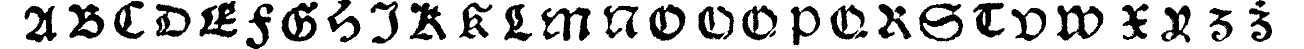
#> input picture lines4glyphs/m01_R_lines_01.png, 2607 x 97 px (shown at 1/2 size)
$ python batch_join_chunks.py lines4glyphs
#> lines starting #> are read from the running program, lines starting #| are printed output that depends on the picture; after the words box and inside, x2 and y2 are one past the last pixel; in counts of white or black regions, pixels touching at a corner belong together
import os
import re
import cv2
import numpy as np
from collections import defaultdict

# Script version
VERSION = "1.1"

def log(msg):
    print(f"[batch_join_chunks v{VERSION}] {msg}")

def extract_prefix_and_number(filename):
    match = re.match(r"^(.*)_(\d{2})\.png$", filename)
    if not match:
        return None, None
    return match.group(1), int(match.group(2))

def find_consecutive_groups(files):
    grouped = defaultdict(list)
    for f in files:
        prefix, number = extract_prefix_and_number(f)
        if prefix is not None:
            grouped[prefix].append((number, f))

    sequences = []
    for prefix, numbered_files in grouped.items():
        numbered_files.sort()
        group = []
        prev = None
        for num, fname in numbered_files:
            if prev is None or num == prev + 1:
                group.append(fname)
            else:
                if len(group) > 1:
                    sequences.append((prefix, group))
                group = [fname]
            prev = num
        if len(group) > 1:
            sequences.append((prefix, group))
    return sequences

def remove_horizontal_padding(img, side='both', pad=2):
    h, w = img.shape[:2]
    if side == 'left':
        return img[:, pad:]
    elif side == 'right':
        return img[:, :w - pad]
    elif side == 'both':
        return img[:, pad:w - pad]
    else:
        raise ValueError("Invalid side argument")

def join_sequence(filepaths, output_path, dry_run=False):
#> called with output_path = 'lines4glyphs/m01_R_lines_01+02.png', dry_run = False
    if dry_run:
        log(f"[dry-run] Would join {len(filepaths)} files into {output_path}")
        return

    imgs = []
    for i, fp in enumerate(filepaths):
        img = cv2.imread(fp, cv2.IMREAD_GRAYSCALE)
#> img: shape (97, 2607); 75.8% white; 33 black regions, largest, box (x1, y1, x2, y2) and area: (1082, 14, 1181, 82) 2956, (563, 3, 636, 83) 2946, (2114, 11, 2207, 81) 2928
        if img is None:
            log(f"Failed to read {fp}")
            return
        if i == 0:
            img = remove_horizontal_padding(img, side='right')
#> in remove_horizontal_padding, `return img[:, :w - pad]`:
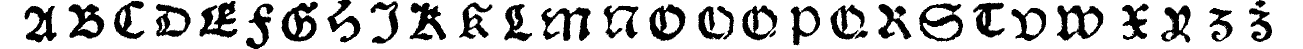
#> returned value: shape (97, 2605) (shown at 1/2 size); 75.8% white; 33 black regions, largest, box (x1, y1, x2, y2) and area: (1082, 14, 1181, 82) 2956, (563, 3, 636, 83) 2946, (2114, 11, 2207, 81) 2928
        elif i == len(filepaths) - 1:
            img = remove_horizontal_padding(img, side='left')
        else:
            img = remove_horizontal_padding(img, side='both')
        imgs.append(img)

    # Match heights if needed
    min_height = min(img.shape[0] for img in imgs)
    imgs_resized = [cv2.resize(im, (im.shape[1], min_height)) for im in imgs]

    joined = np.hstack(imgs_resized)
    cv2.imwrite(output_path, joined)
    log(f"Saved joined file: {output_path}")

def process_directory(directory, dry_run=False):
    files = sorted(f for f in os.listdir(directory) if f.lower().endswith(".png"))
    sequences = find_consecutive_groups(files)
    if not sequences:
        log("No consecutive sequences found.")
        return

    for prefix, group in sequences:
        first_num = extract_prefix_and_number(group[0])[1]
        last_num = extract_prefix_and_number(group[-1])[1]
        output_name = f"{prefix}_{first_num:02d}+{last_num:02d}.png"
        output_path = os.path.join(directory, output_name)
        join_sequence([os.path.join(directory, f) for f in group], output_path, dry_run=dry_run)

if __name__ == "__main__":
    import sys
    if len(sys.argv) not in [2, 3]:
        print("Usage: python batch_join_chunks.py <directory> [--dry-run]")
        sys.exit(1)

    input_dir = sys.argv[1]
    dry_run = '--dry-run' in sys.argv

    if not os.path.isdir(input_dir):
        print(f"Error: {input_dir} is not a valid directory.")
        sys.exit(1)

    process_directory(input_dir, dry_run=dry_run)
